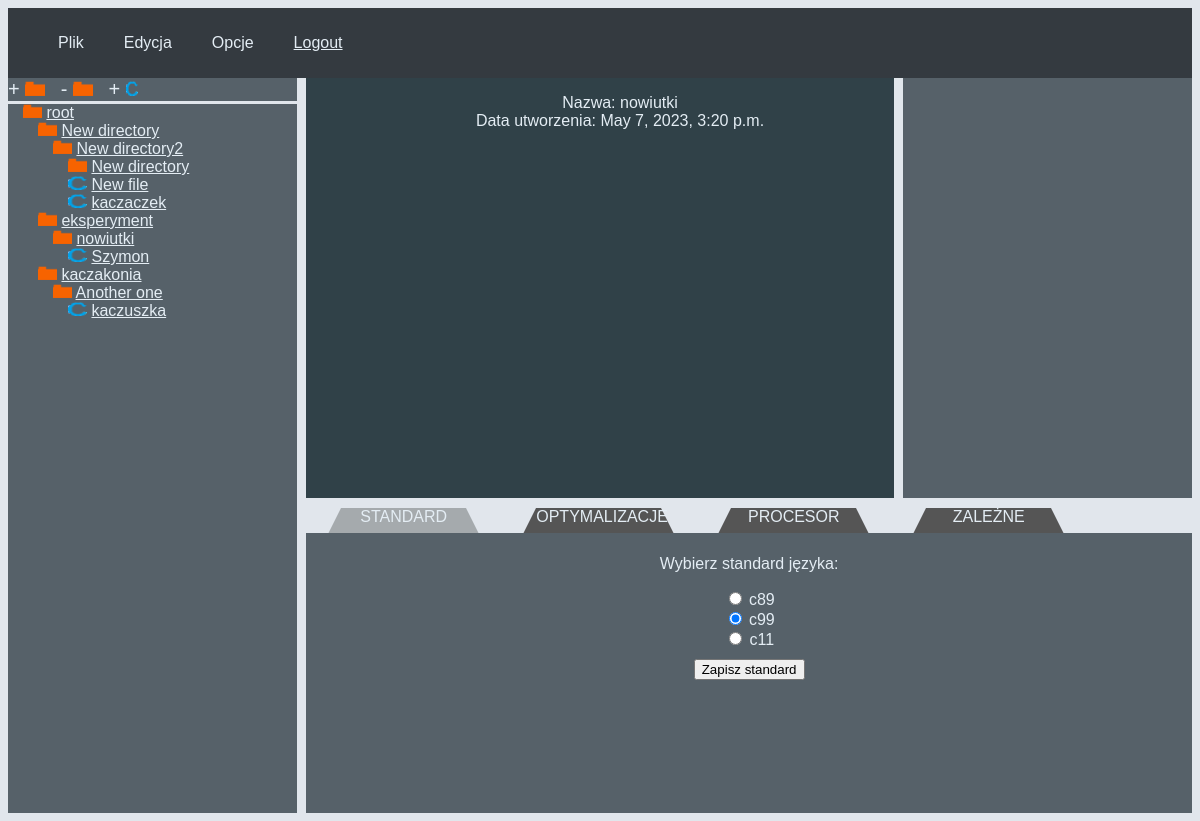
/dir_browse/dir_detail/11/ (signed in), run on the app's committed database.
### dir_browse/models.py (models this page shows, shortened)
class FileSystemAbstractModel(BaseModel):
    parent = models.ForeignKey('Directory', on_delete=models.CASCADE, blank=True, null=True)
    class Meta:
        abstract = True

class Directory(FileSystemAbstractModel):
    is_a_file = False
    class Meta:
        abstract = False

class File(FileSystemAbstractModel):
    text = models.CharField(max_length=10000, default="siema")
    is_a_file = True
    class Meta:
        abstract = False

class Standard(models.Model):
    name = models.CharField(max_length = 10)

### dir_browse/views.py (the view)
# urls.py: path('dir_detail/<int:pk>/', views.dir_detail, name='dir_detail'),
@login_required
def dir_detail(request, pk):
    directory = get_object_or_404(Directory, id=pk)
    if directory.owner != request.user:
        return HttpResponseNotFound()
    add_dir_form = DirectoryForm()
    add_file_form = FileForm()
    list = append_descendants(request.user, None, [])
    standard_list = Standard.objects.all()
    processor_list = Processor.objects.all()
    optimizations_form = OptimizationsForm()
    dependant_form = DependantForm()
    settings = CompilationSettings.objects.order_by("id")[0]
    return render(request, "dir_browse/dir_detail.html", {"pk": pk, "add_dir_form": add_dir_form, "add_file_form": add_file_form, "settings": settings, "dependant_form": dependant_form, "optimizations_form": optimizations_form, "directory": directory, "directory_list": list, "standard_list": standard_list, "processor_list": processor_list})

### dir_browse/forms.py
class DirectoryForm(forms.Form):
    name = forms.CharField(label="Directory name", max_length=200)
    desc = forms.CharField(label="Directory description", max_length=200, required=False)

class FileForm(forms.Form):
    name = forms.CharField(label="File name", max_length=200)
    desc = forms.CharField(label="File description", max_length=200, required=False)
    text = forms.CharField(label="File text", max_length=10000, widget=forms.Textarea(
        attrs={'name': 'text', 'rows': 10, 'cols': 40}), required=False)

### dir_browse/models.py (called while the page is built)
    def __str__(self):
        return self.name

### dir_browse/views.py (called while the page is built)
def append_descendants(user, name, list):
    children = Directory.objects.filter(
        parent=name).filter(alive=True, owner=user).order_by("name")
    children2 = File.objects.filter(
        parent=name).filter(alive=True, owner=user).order_by("name")
    if children.count() or children2.count() >= 1 and name != None:
        list.append("in")
    for child in children:
        list.append(child)
        list = append_descendants(user, child, list)
    for child in children2:
        list.append(child)
    if children.count() or children2.count() >= 1 and name != None:
        list.append("out")
    return list

### dir_browse/templates/dir_browse/dir_detail.html (shortened to what this page needs)
{% extends 'dir_browse/base.html' %}
{% block left %}
<a class="directories-menu-button" onClick="openCodeTab(event, 'cell-code-tab2')">+{% load static %}
    <img src="{% static 'dir_browse/images/directory.png' %}" alt="directory icon">
</a>
<a class="directories-menu-button" href={% url 'dir_browse:delete_dir' pk %}>-{% load static %}
    <img src="{% static 'dir_browse/images/directory.png' %}" alt="directory icon">
<a class="directories-menu-button" onClick="openCodeTab(event, 'cell-code-tab3')">+{% load static %}
    <img src="{% static 'dir_browse/images/file.png' %}" alt="file icon">
</a>
{% endblock %}
{% block centre %}
<div class="cell-code" id="cell-code-tab1">
    <ul>
        <li>
            <label>Nazwa:</label>
            <label>{{directory.name}}</label>
        </li>
        <li>
            <label>Data utworzenia:</label>
            <label>{{directory.creation_date}}</label>
        </li>
    </ul>
</div>
{% endblock %}

### dir_browse/templates/dir_browse/base.html (shortened to what this page needs)
<!DOCTYPE html>
<html lang="pl-PL">
<head>
    {% load static %}
    <link rel="stylesheet" href={% static 'dir_browse/schemeStyle.css' %}>
</head>
<body>
    <div class="wrapper">
        <div class="cell-top">
                {% load static %}
            <nav class="bar">
                <ul class="bar-list">
                    <li>Plik</li>
                    <li>Edycja</li>
                    <li>Opcje</li>
                    {% if request.user.is_authenticated %}
                    <li><a class="top-cell-link" href="{% url 'dir_browse:logout' %}">Logout</a></li>
                    {% else %}
                    <li><a class="top-cell-link" href="{% url 'dir_browse:login' %}">Login</a></li>
                    {% endif %}
                </ul>
            </nav>
        </div>
        <div class="cell-directories">
            <div class="directories-menu">
                {% block left %}
                {% endblock %}
            </div>
            <div class="directory">
                <img src={% static 'dir_browse/images/directory.png' %} alt="directory icon">
                <a class="directories-menu-link" href="{% url 'dir_browse:index'%}">root</a>
            </div>
            {% if directory_list %}
            <ul class="directory">
                {% for directory in directory_list %}
                {% if directory == 'in' %}
                <ul class="directory">
                    {% elif directory == 'out' %}
                </ul>
                {% else %}
                {% if directory.is_a_file == False %}
                {% load static %}
                <li>
                    <img src={% static 'dir_browse/images/directory.png' %} alt="directory icon">
                    <a class="directories-menu-link" href={% url 'dir_browse:dir_detail' directory.id %}>{{directory.name }}</a>
                </li>
                {% else %}
                <li>
                    <img src={% static 'dir_browse/images/file.png' %} alt="directory icon">
                    <a class="directories-menu-link" href={% url 'dir_browse:file_detail' directory.id %}>{{directory.name }}</a>
                </li>
                {% endif %}
                {% endif %}
                {% endfor %}
            </ul>
            {% else %}
            <p>No directories are available.</p>
            {% endif %}
        </div>
        {% block centre %}
        {% endblock %}
        <div class="cell-right">
        </div>
        {% block down %}
        <div class="cell-tab">
            <div class="tab" id="defaultOpen" onclick="openTab(event, 'tab1')">STANDARD</div>
            <div class="tab" onclick="openTab(event, 'tab2')">OPTYMALIZACJE</div>
            <div class="tab" onclick="openTab(event, 'tab3')">PROCESOR</div>
            <div class="tab" onclick="openTab(event, 'tab4')">ZALEŻNE</div>
        </div>
        <div class="cell-tab-data" id="tab1">
            <form action={% url 'dir_browse:choose_standard' %} method="post">
                <fieldset>
                    <p>Wybierz standard języka:</p>
                    {% for standard in standard_list %}
                    {% if settings.standard == standard %}
                    <input type="radio" name="standard" id="standard{{ forloop.counter }}" value="{{ standard.id }}"
                        checked="checked">
                    {%else %}
                    <input type="radio" name="standard" id="standard{{ forloop.counter }}" value="{{ standard.id }}">
                    {%endif%}
                    <label for="standard{{ forloop.counter }}">{{ standard.name }}</label><br>
                    {% endfor %}
                </fieldset>
                <input type="submit" value="Zapisz standard">
            </form>
        </div>
        {% endblock %}
    </div>
</body>
</html>

### dir_browse/static/dir_browse/schemeStyle.css (style rules this page uses)
:root { --first-color: #566169; --second-color: #304148; --top-cell-color: #343a40; --top-cell-hover-color: #51575c; --tab-hover-color: #7f868b; --tab-active-color: #a5aaad; --tab-color: #555; --text-color: rgb(228, 237, 244); --text-color-darker: rgb(213, 221, 226); --text-color-darkest: rgb(184, 191, 197); --background-white: rgb(225, 230, 236); }
body { background-color: var(--background-white); }
fieldset { border: none }
.wrapper { display: grid; grid-template-columns: 1fr 1fr 1fr 1fr; grid-template-rows: 1fr 6fr 0.5fr 4fr; grid-column-gap: 9px; grid-row-gap: 0px; text-align: center; }
[class^='cell'] { min-height: 10px; color: var(--text-color); font-family: 'Titillium Web', 'Alegreya Sans', sans-serif; }
ul { list-style: none; }
.cell-directories { grid-row: 2/5; background-color: var(--first-color); }
.directory { padding-left: 15px; margin: 0; text-align: start; }
.directory img { height: 14px; width: 19px; }
.directories-menu { border-bottom: 3px solid var(--background-white); text-align: left; }
.directories-menu-button { font-size: 20px; color: var(--text-color); background-color: var(--first-color); margin-right: 10px; }
.directories-menu-button:link { text-decoration: none; }
.directories-menu-button img { max-height: 15px; }
.directories-menu-link:link { color: var(--text-color); }
.cell-code { grid-column: 2/4; background-color: var(--second-color); resize: none; }
.cell-code::placeholder { color: var(--text-color); }
.cell-right { grid-column: 4/4; background-color: var(--first-color); }
.cell-tab { grid-column: 2/5; }
.cell-tab-data { display: none; background-color: var(--first-color); grid-column: 2/5; }
.tab { border-bottom: 50px solid var(--tab-color); border-left: 25px solid transparent; border-right: 25px solid transparent; height: 0; width: 125px; margin: 10px; float: left; }
.tab.active { border-bottom: 50px solid var(--tab-active-color); }
.cell-top { grid-column: 1/5; background-color: var(--top-cell-color); }
.bar-list li { color: var(--text-color); padding: 10px; margin-bottom: 10px; margin-right: 35px; }
.top-cell-link:link { color: var(--text-color); }
@media only screen and (min-width: 601px) { .bar-list li:not(:last-child) { margin-right: 20px; } }
@media only screen and (min-width: 601px) { .bar-list li { float: left; padding: 10px; margin-bottom: 10px; max-height: 20px; } }

### data on the page
Directory: name "New directory"
Directory: name "New directory2"
Directory: name "New directory"
File: name "New file"
File: name "kaczaczek"
Directory: name "eksperyment"
Directory: name "nowiutki", creation_date "May 7, 2023, 3:20 p.m."
File: name "Szymon"
Directory: name "kaczakonia"
Directory: name "Another one"
File: name "kaczuszka"
Standard: name "c89"
Standard: name "c99"
Standard: name "c11"
